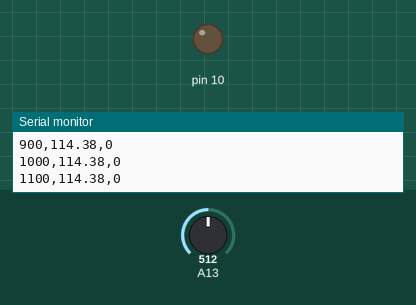
Recording of a program running on a simulated Arduino Mega 2560, built with avr-gcc and run on an emulated ATmega2560. Shown: output pins drawn as LEDs (lit = HIGH), the last lines printed to the serial monitor. The inputs (shaded band) are chosen by the test bench; at power-on: A13 = 512.

Above: at 1.2 s.
1.3 s: A13 set to 900
At 2.65 s:
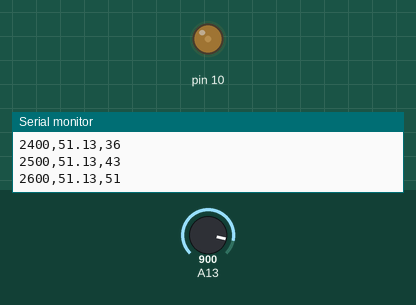
At 3.15 s:
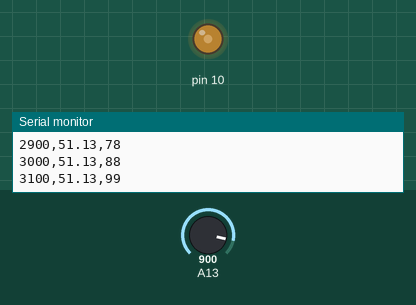
4.3 s: A13 set to 306
At 4.4 s:
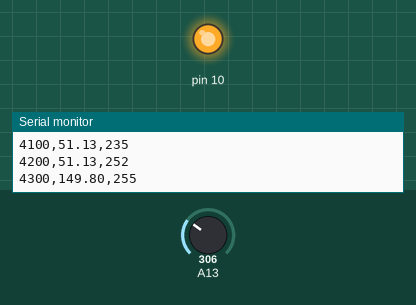
Timing chart, 0 to 7.7 s (numbered marks = the images above; inputs shaded):
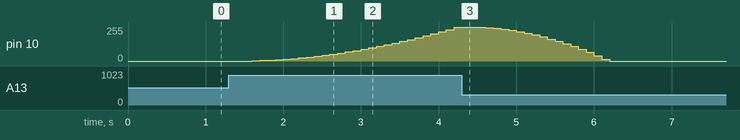

Measured:
- after the input at 1.3 s, pin 10: moves from 0/255 to 252/255 over 2.6 s, starting after 0.30 s

The program:

main.cpp
```cpp
#include <Arduino.h>
#include <math.h>
#include <stdint.h>

#include "controlador.h"
#include "interrupcion.h"
#include "termistor.h"

namespace {

// ============================================================
// CONFIGURACIÓN GENERAL DE LA APLICACIÓN
// ============================================================
//
// Son constantes, no estado mutable global.
// ============================================================

// D10 = OC2A en Arduino Mega 2560.
// analogWrite() utiliza Timer2 para producir el PWM.
constexpr uint8_t HEATER_PIN = 10U;

// Temperatura objetivo.
constexpr float CONSIGNA_C = 80.0F;

} // namespace

// ============================================================
// SETUP
// ============================================================

void setup() {
  // Puerto serie.
  Serial.begin(115200);

  // --------------------------------------------------------
  // Inicializar salida del calentador.
  // --------------------------------------------------------

  pinMode(HEATER_PIN, OUTPUT);

  // Arrancar obligatoriamente apagado.
  analogWrite(HEATER_PIN, 0);

  // --------------------------------------------------------
  // Inicializar termistor.
  // --------------------------------------------------------

  Termistor::inicializar();

  // --------------------------------------------------------
  // Inicializar Timer1.
  //
  // A partir de este momento se genera una interrupción
  // cada 100 ms.
  // --------------------------------------------------------

  Interrupcion::inicializar();
}

// ============================================================
// LOOP
// ============================================================

void loop() {
  // --------------------------------------------------------
  // Estado persistente del controlador.
  //
  // IMPORTANTE:
  //
  // Al declarar estas variables static DENTRO de loop()
  // conseguimos que:
  //
  // - conserven su valor entre llamadas,
  // - no sean variables globales,
  // - solamente sean visibles dentro de loop().
  //
  // --------------------------------------------------------

  static Controlador controlador;

  static uint32_t numeroMuestra = 0UL;

  // --------------------------------------------------------
  // ¿Llegó el instante de ejecutar el controlador?
  //
  // Si no hay evento pendiente no hacemos absolutamente
  // nada.
  // --------------------------------------------------------

  if (!Interrupcion::consumirEvento()) {
    return;
  }

  // --------------------------------------------------------
  // Nueva muestra.
  // --------------------------------------------------------

  ++numeroMuestra;

  // Tiempo teórico correspondiente a esta muestra.
  const uint32_t tiempoMs =
      numeroMuestra * static_cast<uint32_t>(Interrupcion::periodoMs());

  // --------------------------------------------------------
  // MEDICIÓN
  // --------------------------------------------------------

  const float temperatura = Termistor::leerTemperatura();

  // --------------------------------------------------------
  // SEGURIDAD
  // --------------------------------------------------------

  if (isnan(temperatura)) {
    // Lectura inválida:
    //
    // - apagar calentador,
    // - borrar memoria del controlador.

    analogWrite(HEATER_PIN, 0);

    controlador.reiniciar();

    return;
  }

  // --------------------------------------------------------
  // ERROR
  // --------------------------------------------------------

  const float error = CONSIGNA_C - temperatura;

  // --------------------------------------------------------
  // CONTROLADOR
  // --------------------------------------------------------

  const uint8_t pwm = controlador.calcular(error);

  // --------------------------------------------------------
  // ACTUADOR
  //
  // D10 utiliza Timer2.
  // Timer1 queda reservado para el periodo de muestreo.
  // --------------------------------------------------------

  analogWrite(HEATER_PIN, static_cast<int>(pwm));

  // --------------------------------------------------------
  // TELEMETRÍA CSV
  //
  // tiempo_ms,temperatura_C,pwm
  // --------------------------------------------------------

  Serial.print(tiempoMs);

  Serial.write(',');

  Serial.print(temperatura, 2);

  Serial.write(',');

  Serial.println(static_cast<unsigned int>(pwm));
}
```

controlador.cpp
```cpp
#include "controlador.h"

namespace {

// ============================================================
// COEFICIENTES DEL CONTROLADOR
// ============================================================
//
// Ecuación:
//
// u[k] =
//      A1 * u[k-1]
//    + A2 * u[k-2]
//    + B1 * e[k-1]
//    + B2 * e[k-2]
//
// ============================================================

constexpr float A1 = 1.987714034298315F;

constexpr float A2 = -0.987743604415780F;

constexpr float B1 = 0.012022686684899F;

constexpr float B2 = 0.011993116567433F;

// Límites físicos de la salida PWM.
constexpr float PWM_MINIMO = 0.0F;
constexpr float PWM_MAXIMO = 255.0F;

} // namespace

// ============================================================
// CONSTRUCTOR
// ============================================================

Controlador::Controlador() noexcept
    : salidaAnterior_(0.0F), salidaAnteanterior_(0.0F), errorAnterior_(0.0F),
      errorAnteanterior_(0.0F) {}

// ============================================================
// REINICIAR
// ============================================================

void Controlador::reiniciar() noexcept {
  salidaAnterior_ = 0.0F;
  salidaAnteanterior_ = 0.0F;

  errorAnterior_ = 0.0F;
  errorAnteanterior_ = 0.0F;
}

// ============================================================
// CALCULAR CONTROL
// ============================================================

uint8_t Controlador::calcular(const float errorActual) noexcept {
  // --------------------------------------------------------
  // Ecuación en diferencias:
  //
  // u[k] =
  //
  //      1.987714034298315 u[k-1]
  //
  //    - 0.987743604415780 u[k-2]
  //
  //    + 0.012022686684899 e[k-1]
  //
  //    + 0.011993116567433 e[k-2]
  //
  // El error actual e[k] se almacena para la próxima
  // iteración.
  // --------------------------------------------------------

  float salida = (A1 * salidaAnterior_) + (A2 * salidaAnteanterior_) +
                 (B1 * errorAnterior_) + (B2 * errorAnteanterior_);

  // --------------------------------------------------------
  // Saturación.
  // --------------------------------------------------------

  if (salida > PWM_MAXIMO) {
    salida = PWM_MAXIMO;
  } else if (salida < PWM_MINIMO) {
    salida = PWM_MINIMO;
  }

  // --------------------------------------------------------
  // Actualizar memoria de errores.
  // --------------------------------------------------------

  errorAnteanterior_ = errorAnterior_;

  errorAnterior_ = errorActual;

  // --------------------------------------------------------
  // Actualizar memoria de salidas.
  //
  // Se almacena la salida saturada.
  // --------------------------------------------------------

  salidaAnteanterior_ = salidaAnterior_;

  salidaAnterior_ = salida;

  // --------------------------------------------------------
  // Convertir únicamente al salir del controlador.
  //
  // Internamente seguimos trabajando en coma flotante.
  // --------------------------------------------------------

  return static_cast<uint8_t>(salida);
}
```

controlador.h
```cpp
#ifndef CONTROLADOR_H
#define CONTROLADOR_H

#include <stdint.h>

class Controlador {
public:
  // Construye un controlador con toda su memoria en cero.
  Controlador() noexcept;

  // Borra la memoria interna del controlador.
  void reiniciar() noexcept;

  // Calcula una nueva salida de control.
  //
  // Entrada:
  //      errorActual -> error de temperatura en grados Celsius
  //
  // Salida:
  //      valor PWM entre 0 y 255
  //
  uint8_t calcular(float errorActual) noexcept;

private:
  // ========================================================
  // MEMORIA DEL CONTROLADOR
  // ========================================================
  //
  // Estas variables antes eran globales.
  //
  // Ahora solamente existen dentro de una instancia de
  // Controlador y no pueden ser modificadas desde main.cpp.
  // ========================================================

  float salidaAnterior_;
  float salidaAnteanterior_;

  float errorAnterior_;
  float errorAnteanterior_;
};

#endif
```

interrupcion.cpp
```cpp
#include "interrupcion.h"

#include <Arduino.h>
#include <avr/interrupt.h>
#include <avr/io.h>
#include <stdint.h>

namespace {

// ============================================================
// ESTADO PRIVADO DEL MÓDULO
// ============================================================
//
// Esta es prácticamente la única variable de almacenamiento
// global que necesitamos en todo el sistema.
//
// Es necesaria porque debe existir independientemente de
// loop() y ser accesible desde la ISR.
//
// Pero:
//
// 1. Está dentro de namespace anónimo.
// 2. Ningún otro módulo puede acceder directamente.
// 3. Solamente interrupcion.cpp conoce su existencia.
// 4. Es volatile porque es modificada por una ISR.
//
// ============================================================

volatile bool eventoPendiente = false;

// ============================================================
// CONFIGURACIÓN TIMER1
// ============================================================

constexpr uint32_t PRESCALER_TIMER1 = 64UL;

// Frecuencia resultante:
//
//          F_CPU
// fTimer = ------
//            64
//
// Para:
//      F_CPU = 16 MHz
//
// obtenemos:
//      250 kHz
//
constexpr uint32_t FRECUENCIA_TIMER1 =
    static_cast<uint32_t>(F_CPU) / PRESCALER_TIMER1;

// Número de cuentas por milisegundo.
//
// 250000 / 1000 = 250 cuentas/ms.
//
constexpr uint32_t CUENTAS_POR_MS = FRECUENCIA_TIMER1 / 1000UL;

// Número de cuentas para nuestro periodo.
//
// 250 cuentas/ms * 100 ms
//
// = 25000 cuentas
//
constexpr uint32_t CUENTAS_TIMER1 =
    CUENTAS_POR_MS * static_cast<uint32_t>(Interrupcion::periodoMs());

// ============================================================
// COMPROBACIONES EN TIEMPO DE COMPILACIÓN
// ============================================================
//
// Si alguna modificación futura hace imposible generar
// exactamente el periodo solicitado, queremos descubrirlo
// durante la compilación y no durante una práctica de
// laboratorio.
// ============================================================

static_assert((FRECUENCIA_TIMER1 % 1000UL) == 0UL,
              "Timer1 no produce un numero entero de cuentas por ms");

static_assert(CUENTAS_TIMER1 > 0UL, "El periodo de Timer1 no puede ser cero");

static_assert(CUENTAS_TIMER1 <= 65536UL,
              "El periodo solicitado no cabe en Timer1");

} // namespace

// ============================================================
// INTERRUPCIÓN TIMER1
// ============================================================
//
// Esta función debe quedar fuera del namespace Interrupcion
// porque la macro ISR genera el vector de interrupción esperado
// por avr-libc.
//
// Debe ser deliberadamente muy corta.
//
// NO:
//
// analogRead()
// log()
// controlador
// Serial.print()
//
// ============================================================

ISR(TIMER1_COMPA_vect) { eventoPendiente = true; }

// ============================================================
// IMPLEMENTACIÓN PÚBLICA DEL MÓDULO
// ============================================================

namespace Interrupcion {

void inicializar() noexcept {
  // --------------------------------------------------------
  // Guardar el estado actual de las interrupciones globales.
  //
  // Esto es mejor que hacer simplemente:
  //
  //      cli();
  //      ...
  //      sei();
  //
  // porque respetamos el estado existente antes de entrar
  // en esta función.
  // --------------------------------------------------------

  const uint8_t estadoSreg = SREG;

  // Deshabilitar temporalmente interrupciones.
  cli();

  // --------------------------------------------------------
  // Eliminar cualquier evento pendiente anterior.
  // --------------------------------------------------------

  eventoPendiente = false;

  // --------------------------------------------------------
  // Detener y limpiar Timer1.
  // --------------------------------------------------------

  TCCR1A = 0U;
  TCCR1B = 0U;

  TCNT1 = 0U;

  // --------------------------------------------------------
  // Configurar Compare Match A.
  //
  // Necesitamos 25000 cuentas.
  //
  // El contador comienza en:
  //
  //      0
  //
  // por tanto:
  //
  //      OCR1A = 25000 - 1
  //
  //             24999
  //
  // --------------------------------------------------------

  OCR1A = static_cast<uint16_t>(CUENTAS_TIMER1 - 1UL);

  // --------------------------------------------------------
  // Limpiar un posible flag de Compare Match pendiente.
  //
  // En AVR los flags de TIFR se limpian escribiendo un 1.
  // --------------------------------------------------------

  TIFR1 = static_cast<uint8_t>(_BV(OCF1A));

  // --------------------------------------------------------
  // Habilitar interrupción Compare Match A.
  // --------------------------------------------------------

  TIMSK1 = static_cast<uint8_t>(_BV(OCIE1A));

  // --------------------------------------------------------
  // Configurar Timer1:
  //
  // WGM12 = 1
  //
  //      modo CTC
  //
  // CS11 = 1
  // CS10 = 1
  //
  //      prescaler = 64
  //
  // Al escribir TCCR1B comenzará a funcionar Timer1.
  // --------------------------------------------------------

  TCCR1B = static_cast<uint8_t>(_BV(WGM12) | _BV(CS11) | _BV(CS10));

  // --------------------------------------------------------
  // Restaurar exactamente el estado anterior de SREG.
  // --------------------------------------------------------

  SREG = estadoSreg;
}

bool consumirEvento() noexcept {
  // --------------------------------------------------------
  // Tenemos una pequeña región crítica.
  //
  // Queremos realizar conjuntamente:
  //
  //      leer eventoPendiente
  //      eventoPendiente = false
  //
  // Podría suceder:
  //
  // main                         ISR
  // ----                         ---
  //
  // lee true
  //
  //                    <--- interrupción
  //                         evento=true
  //
  // escribe false
  //
  // En ese caso perderíamos la nueva interrupción.
  //
  // Por eso deshabilitamos interrupciones durante unas pocas
  // instrucciones.
  // --------------------------------------------------------

  const uint8_t estadoSreg = SREG;

  cli();

  const bool resultado = eventoPendiente;

  eventoPendiente = false;

  // Restaurar estado previo de interrupciones.
  SREG = estadoSreg;

  return resultado;
}

} // namespace Interrupcion
```

interrupcion.h
```cpp
#ifndef INTERRUPCION_H
#define INTERRUPCION_H

#include <stdint.h>

namespace Interrupcion {

// Configura Timer1 para producir una interrupción periódica.
void inicializar() noexcept;

// Indica si ocurrió una interrupción desde la última consulta.
//
// Si existe un evento pendiente:
//
//      devuelve true
//
// y simultáneamente consume dicho evento.
//
// La lectura y borrado de la bandera se realiza de forma
// atómica dentro de interrupcion.cpp.
bool consumirEvento() noexcept;

// Periodo de muestreo del controlador.
//
// constexpr significa que no existe una variable mutable:
// el compilador conoce directamente este valor.
//
// Esto permite que main.cpp conozca el periodo sin duplicar
// el número 100 en varios archivos.
constexpr uint16_t periodoMs() noexcept { return 100U; }

} // namespace Interrupcion

#endif
```

termistor.h
```cpp
#ifndef TERMISTOR_H
#define TERMISTOR_H

namespace Termistor {

// Configura el hardware necesario para leer el termistor.
void inicializar() noexcept;

// Lee el ADC y devuelve la temperatura en grados Celsius.
//
// Devuelve NAN si la lectura del ADC no permite calcular
// una temperatura válida.
float leerTemperatura() noexcept;

} // namespace Termistor

#endif
```

Source omitted: termistor.cpp (3210 bytes)
